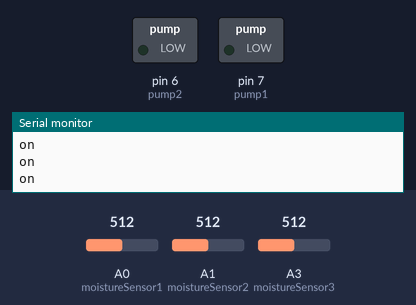
Bench run of a sketch on a simulated Arduino Uno, built with avr-gcc and run on an emulated ATmega328P. Parts: switched loads named in the sketch (green lamp = pin HIGH), the last lines printed to the serial monitor. The test bench sets the inputs (shaded band); at power-on: A0 (moistureSensor1) = 512, A1 (moistureSensor2) = 512, A3 (moistureSensor3) = 512.

Above: at 1.2 s.
1.3 s: A0 (moistureSensor1) set to 196
4.3 s: A0 (moistureSensor1) set to 165
At 4.9 s:
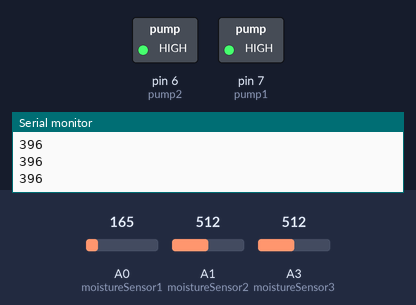
5.8 s: A0 (moistureSensor1) set to 306
At 6.1 s:
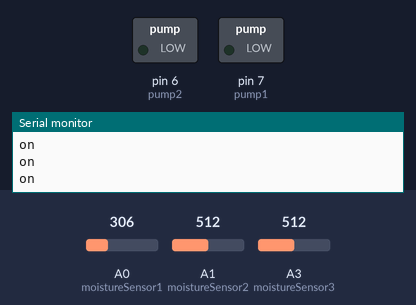
7.3 s: A0 (moistureSensor1) set to 122
At 8.4 s:
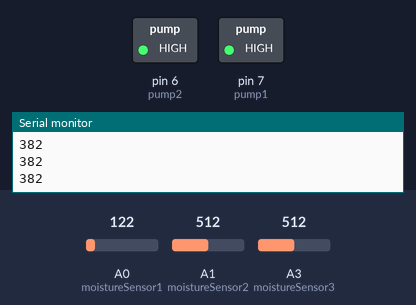
Timing chart, 0 to 9.8 s (numbered marks = the images above; inputs shaded):
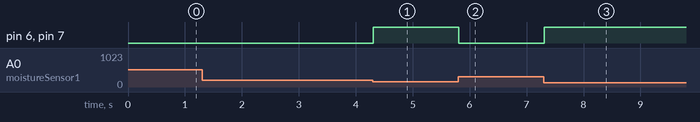

The sketch:

AutomatirrigationSystem.ino
```cpp
int moistureSensor1 = A0;
int moistureSensor2 = A1;
int moistureSensor3 = A3;

int moistureLevel1 = 0;
int moistureLevel2 = 0;
int moistureLevel3 = 0;

int averageMoisture = 0;
int checkMoisture = 0;

bool isSoilDry;

int pump1 = 7;
int pump2 = 6;

void setup() {
  pinMode(moistureSensor1, INPUT);
  pinMode(moistureSensor2, INPUT);
  pinMode(moistureSensor3, INPUT);

  pinMode(pump1, OUTPUT);
  pinMode(pump2, OUTPUT);

  Serial.begin(9600);
}

void loop() {
  moistureSensorAverage();
  Serial.println(averageMoisture);

  if (averageMoisture > 400){
    isSoilDry = doubleCheckSoil();
    if(isSoilDry){
      waterPlant();
    }

  }
}


void moistureSensorAverage(){
  moistureLevel1 = analogRead(moistureSensor1);
  moistureLevel2 = analogRead(moistureSensor2);
  moistureLevel3 = analogRead(moistureSensor3);

  averageMoisture = (moistureLevel1 + moistureLevel2 + moistureLevel3)/3;

}

bool doubleCheckSoil(){

  moistureLevel1 = analogRead(moistureSensor1);
  moistureLevel2 = analogRead(moistureSensor2);
  moistureLevel3 = analogRead(moistureSensor3);

  checkMoisture = (moistureLevel1 + moistureLevel2 + moistureLevel3)/3;

  if(checkMoisture > 400){
    return true;
  }
  else{
    return false;
  }

}

void waterPlant(){
  while(averageMoisture > 400){
    moistureSensorAverage();
    digitalWrite(pump1, LOW);
    digitalWrite(pump2, LOW);
    Serial.println("on");
  }

  digitalWrite(pump1, HIGH);
  digitalWrite(pump2, HIGH);
}
```

Measured:
- the behaviour switches between 179 and 178 on A0 (moistureSensor1) (found by bisection; images 0 and 1)
- after the input at 4.3 s, pin 6 (pump2), pin 7 (pump1): LOW → HIGH at once
- after the input at 5.8 s, pin 6 (pump2), pin 7 (pump1): HIGH → LOW at once
- after the input at 7.3 s, pin 6 (pump2), pin 7 (pump1): LOW → HIGH at once
